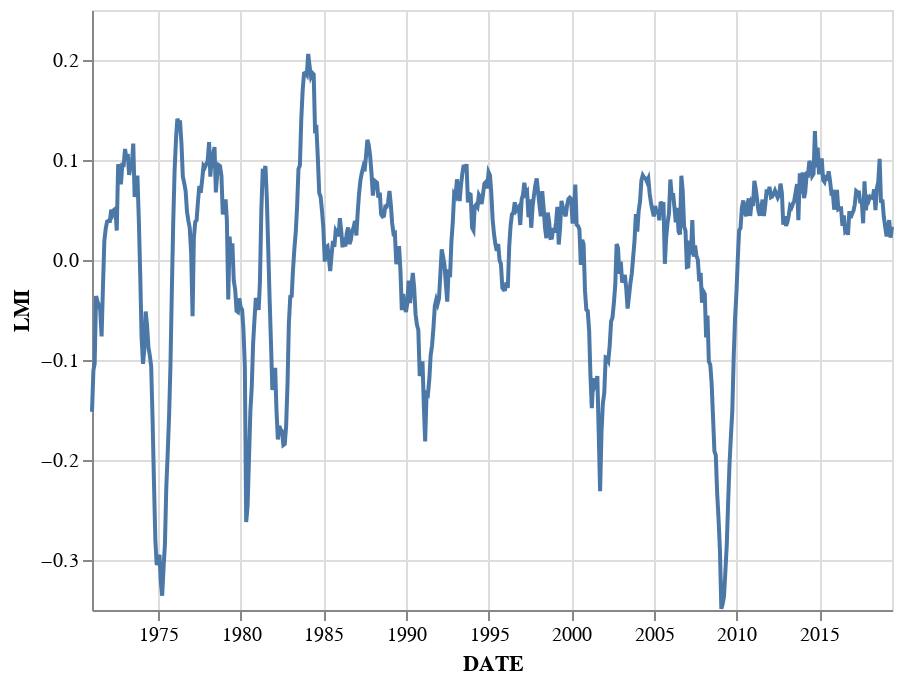

The cell this chart's notebook holds for it:
### Code cell
alt.Chart(labor_market_index.reset_index()).mark_line().encode(
    x='DATE:T',
    y='LMI'
)

### Figure 1 — Vega-Lite specification as saved in the notebook (floating-point values rounded to 4 significant figures; data arrays with more than 128 entries replaced by an {"elided": "..."} marker saying what was removed)
{"$schema": "https://vega.github.io/schema/vega-lite/v3.3.0.json", "config": {"mark": {"tooltip": null}, "view": {"height": 300, "width": 400}}, "data": {"name": "data-e610ae1e8ccb4831d05a0ce46f798572"}, "datasets": {"data-e610ae1e8ccb4831d05a0ce46f798572": {"elided": "582 records"}}, "encoding": {"x": {"field": "DATE", "type": "temporal"}, "y": {"field": "LMI", "type": "quantitative"}}, "mark": "line"}
